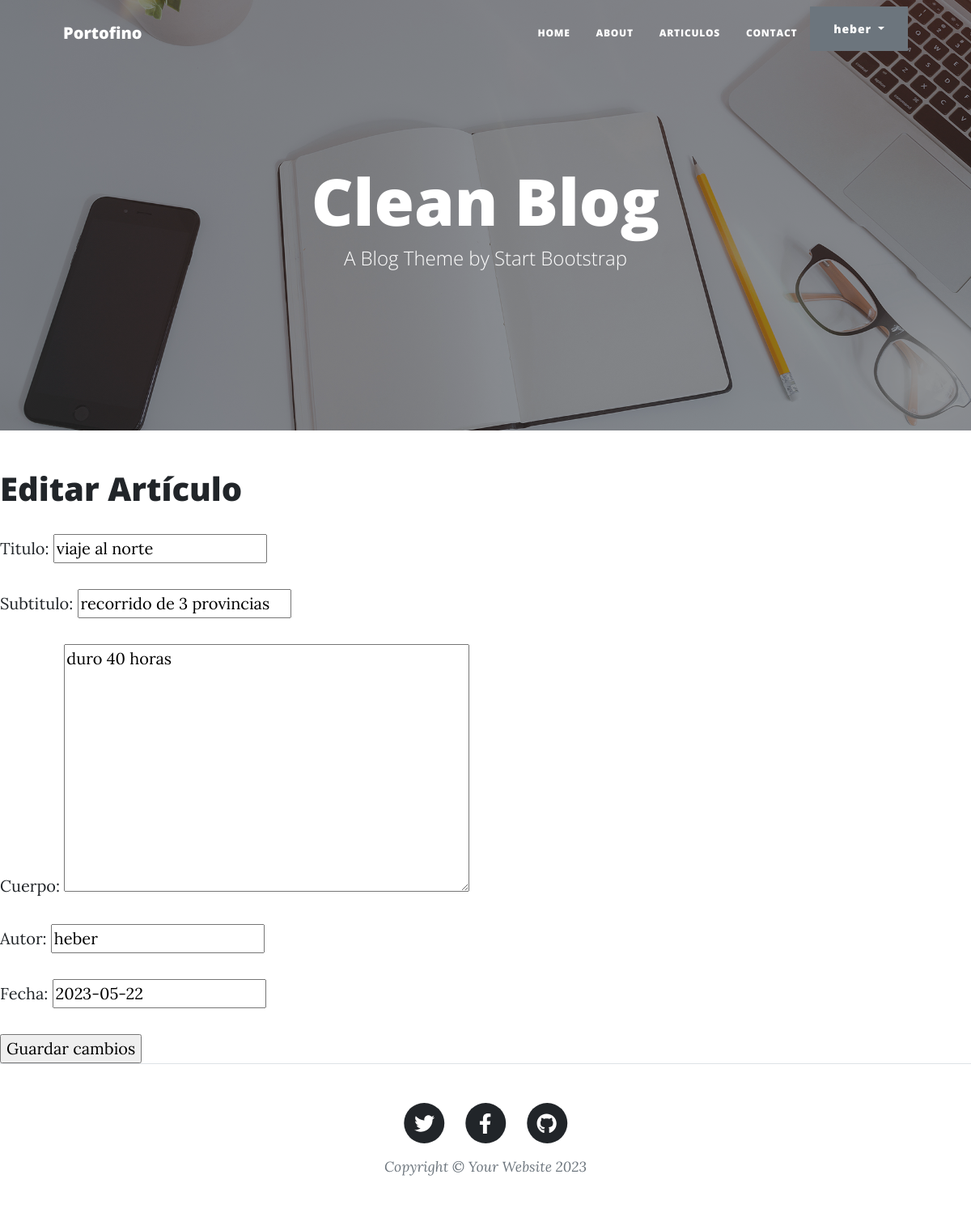
Page /AppBlog/editar-articulo/2/ (signed in) on the committed database.
### AppBlog/models.py (models this page shows)
class Articulo(models.Model):
    titulo = models.CharField(max_length=64)
    subtitulo= models.CharField(max_length=150)
    cuerpo= models.TextField()
    Autor = models.CharField(max_length=64)
    fecha= models.DateField(null=True)
    creador = models.ForeignKey(User, on_delete=models.SET_NULL, null=True)

### AppBlog/views.py (the view)
# urls.py: path('editar-articulo/<int:id>/', views.editar_articulo, name="editar_articulo"),
@login_required
def editar_articulo(request, id):
    articulo = get_object_or_404(Articulo, id=id)
    if request.method == "POST":
        formulario = CrearArticulo(request.POST)
        if formulario.is_valid():
             data = formulario.cleaned_data
             articulo.titulo = data["titulo"]
             articulo.subtitulo = data["subtitulo"]
             articulo.cuerpo = data["cuerpo"]
             articulo.Autor = data["Autor"]
             articulo.fecha = data["fecha"]
             articulo.save()
             url_exitosa = reverse('ListaArticulos')
             return redirect(url_exitosa)
    else:  # GET
        inicial = {
            'titulo': articulo.titulo,
            'subtitulo': articulo.subtitulo,
            'cuerpo': articulo.cuerpo,
            'Autor': articulo.Autor,
            'fecha': articulo.fecha,
        }
        formulario = CrearArticulo(initial=inicial)
    return render(
        request=request,
        template_name='AppBlog/editar_articulo.html',
        context={'formulario': formulario},
    )

### AppBlog/forms.py
class CrearArticulo(forms.Form):
    titulo = forms.CharField(max_length=64)
    subtitulo= forms.CharField(max_length=150)
    cuerpo= forms.CharField(widget=forms.Textarea())
    Autor = forms.CharField(max_length=64)
    fecha= forms.DateField(required=False)

### AppBlog/templates/AppBlog/editar_articulo.html (shortened to what this page needs)
{% extends "AppBlog/padre.html" %}
{% load static %}
{% block contenidoQueCambia %}
  <section>
    <div>
      <h1>Editar Artículo</h1>
      <form method="POST" action="">
        {{ formulario.as_p }}
        <input type="submit" value="Guardar cambios">
      </form>
    </div>
  </section>
{% endblock %}

### AppBlog/templates/AppBlog/padre.html (shortened to what this page needs)
{% load static %}
<!DOCTYPE html>
<html lang="en">
    <head>
        {% load static %}
        <link href="{% static 'css/styles.css' %}" rel="stylesheet" />
    </head>
    <body>
        <nav class="navbar navbar-expand-lg navbar-light" id="mainNav">
            <div class="container px-4 px-lg-5">
                <a class="navbar-brand" href="{% url 'home' %}">Portofino</a>
                <div class="collapse navbar-collapse" id="navbarResponsive">
                    <ul class="navbar-nav ms-auto py-4 py-lg-0">
                        <li class="nav-item"><a class="nav-link px-lg-3 py-3 py-lg-4" href="{% url 'home' %}">Home</a></li>
                        <li class="nav-item"><a class="nav-link px-lg-3 py-3 py-lg-4" href="{% url 'about' %}">About</a></li>
                        <li class="nav-item"><a class="nav-link px-lg-3 py-3 py-lg-4" href="{% url 'ListaArticulos' %}">Articulos</a></li>
                        <li class="nav-item"><a class="nav-link px-lg-3 py-3 py-lg-4" href="contact.html">Contact</a></li>
                        {% if user.is_authenticated %}
                        <div class="dropdown">
                            <button class="btn btn-secondary dropdown-toggle" type="button" id="dropdownMenuButton1" data-bs-toggle="dropdown" aria-expanded="false">
                                <div style="display: inline-flex;">
                                    <span>{{ user.username }}</span>
                                </div>
                            </button>
                            </div>
                        </div>
                        {% else %}
                        <li class="nav-item"><a type="button" class="btn btn-dark" href="{% url 'login' %}">Iniciar Sesion</a></li>
                        <li class="nav-item"><a type="button" class="btn btn-primary" href="{% url 'registro' %}">Registrarme</a></li>
                        {% endif %}
                </div>
        </nav>
        <header class="masthead" style="background-image: url('assets/img/home-bg.jpg')">
            <div class="container position-relative px-4 px-lg-5">
                <div class="row gx-4 gx-lg-5 justify-content-center">
                    <div class="col-md-10 col-lg-8 col-xl-7">
                        <div class="site-heading">
                            <h1>Clean Blog</h1>
                            <span class="subheading">A Blog Theme by Start Bootstrap</span>
                        </div>
                    </div>
                </div>
            </div>
        </header>
        {% block contenidoQueCambia %}
        {% endblock %}
        <footer class="border-top">
            <div class="container px-4 px-lg-5">
                <div class="row gx-4 gx-lg-5 justify-content-center">
                    <div class="col-md-10 col-lg-8 col-xl-7">
                        <ul class="list-inline text-center">
                            <li class="list-inline-item">
                                <a href="#!">
                                    <span class="fa-stack fa-lg">
                                        <i class="fas fa-circle fa-stack-2x"></i>
                                        <i class="fab fa-twitter fa-stack-1x fa-inverse"></i>
                                    </span>
                                </a>
                            </li>
                            <li class="list-inline-item">
                                <a href="#!">
                                    <span class="fa-stack fa-lg">
                                        <i class="fas fa-circle fa-stack-2x"></i>
                                        <i class="fab fa-facebook-f fa-stack-1x fa-inverse"></i>
                                    </span>
                                </a>
                            </li>
                            <li class="list-inline-item">
                                <a href="#!">
                                    <span class="fa-stack fa-lg">
                                        <i class="fas fa-circle fa-stack-2x"></i>
                                        <i class="fab fa-github fa-stack-1x fa-inverse"></i>
                                    </span>
                                </a>
                            </li>
                        </ul>
                        <div class="small text-center text-muted fst-italic">Copyright &copy; Your Website 2023</div>
                    </div>
                </div>
            </div>
        </footer>
    </body>
</html>

### rows in the picture
Articulo: titulo "viaje al norte", subtitulo "recorrido de 3 provincias", cuerpo "duro 40 horas", Autor "heber", fecha "2023-05-22"

### other values in the picture
{{ user.username }} "heber"
